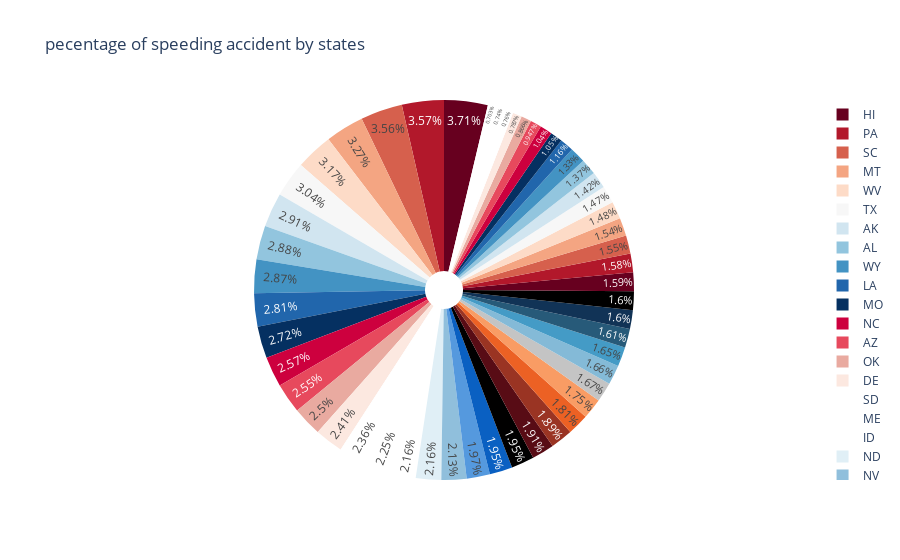

Notebook source saved alongside this figure:
### Code cell
# percenetage of speeding accident by states

fig = px.pie(df, values='speeding', names='abbrev',
             title='pecentage of speeding accident by states',
             labels={'abbrev':'states','speeding':'speeding accident'},
             color_discrete_sequence=px.colors.sequential.RdBu,
             hole=0.1,
             #template='plotly_dark', # for changing the backgriund color of chat   
             )

fig.update_traces(textposition='inside',textinfo='percent')

fig.show()

### Figure 1 — Plotly figure (JSON) as saved in the notebook; plotly's stock layout.template omitted (floating-point values rounded to 4 significant figures)
{"data": [{"domain": {"x": [0, 1], "y": [0, 1]}, "hole": 0.1, "hovertemplate": "states=%{label}<br>speeding accident=%{value}<extra></extra>", "labels": ["AL", "AK", "AZ", "AR", "CA", "CO", "CT", "DE", "DC", "FL", "GA", "HI", "ID", "IL", "IN", "IA", "KS", "KY", "LA", "ME", "MD", "MA", "MI", "MN", "MS", "MO", "MT", "NE", "NV", "NH", "NJ", "NM", "NY", "NC", "ND", "OH", "OK", "OR", "PA", "RI", "SC", "SD", "TN", "TX", "UT", "VT", "VA", "WA", "WV", "WI", "WY"], "legendgroup": "", "name": "", "showlegend": true, "textinfo": "percent", "textposition": "inside", "type": "pie", "values": [7.332, 7.421, 6.51, 4.032, 4.2, 5.032, 4.968, 6.156, 2.006, 3.759, 2.964, 9.45, 5.508, 4.608, 3.625, 2.669, 4.806, 4.066, 7.175, 5.738, 4.25, 1.886, 3.384, 2.208, 2.64, 6.923, 8.346, 1.937, 5.439, 4.06, 1.792, 3.496, 3.936, 6.552, 5.497, 3.948, 6.368, 4.224, 9.1, 3.774, 9.082, 6.014, 4.095, 7.76, 4.859, 4.08, 2.413, 4.452, 8.092, 4.968, 7.308]}], "layout": {"legend": {"tracegroupgap": 0}, "piecolorway": ["rgb(103,0,31)", "rgb(178,24,43)", "rgb(214,96,77)", "rgb(244,165,130)", "rgb(253,219,199)", "rgb(247,247,247)", "rgb(209,229,240)", "rgb(146,197,222)", "rgb(67,147,195)", "rgb(33,102,172)", "rgb(5,48,97)"], "title": {"text": "pecentage of speeding accident by states"}}}
